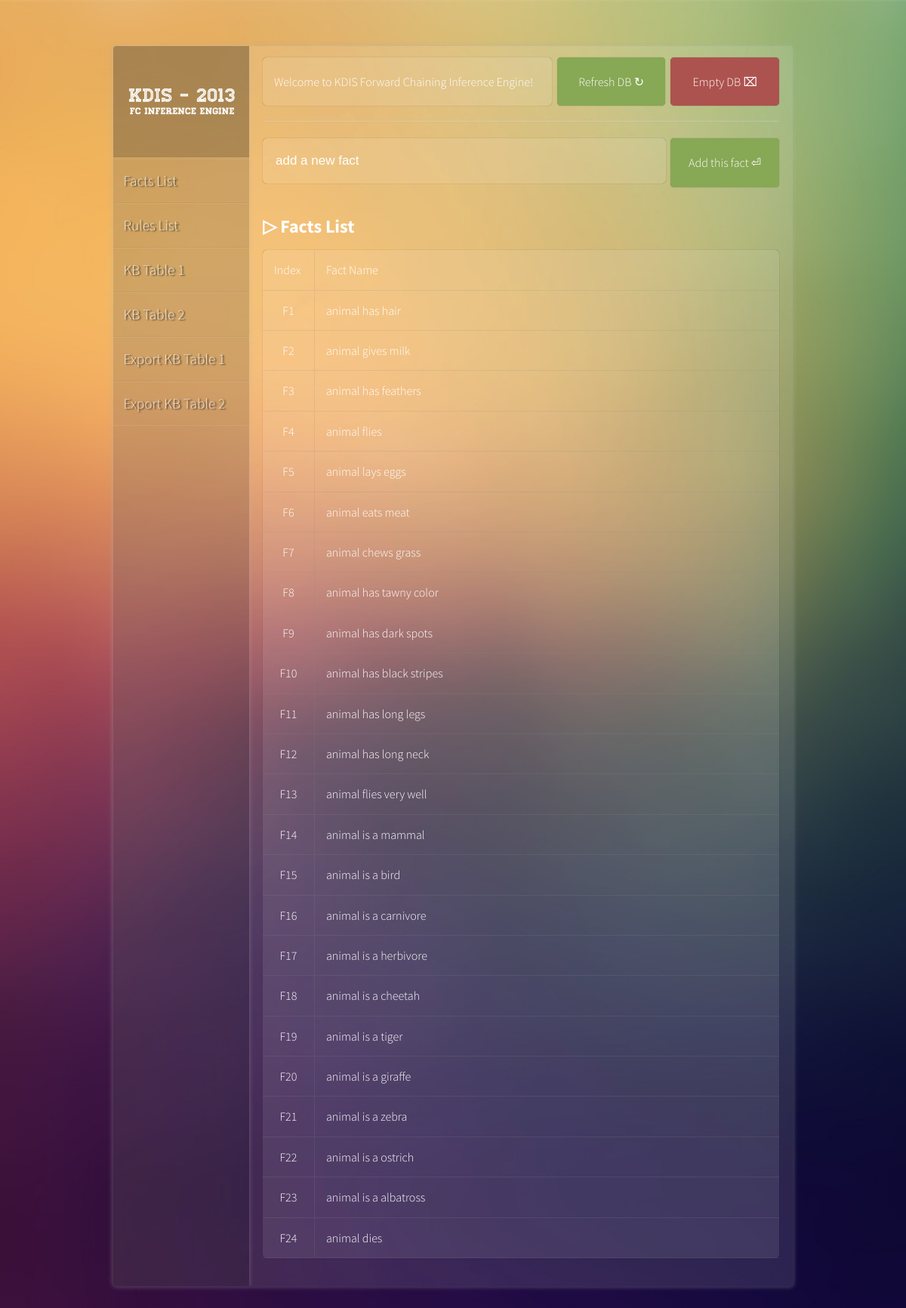
The page / on the database its author committed.
### tables this page shows
CREATE TABLE IF NOT EXISTS `tbl_facts` (
  `id` int(5) NOT NULL AUTO_INCREMENT,
  `fact_index` varchar(5) NOT NULL,
  `fact` varchar(150) NOT NULL,
  PRIMARY KEY (`id`)
);

### index.php (the view, shortened to what this page needs)
<?php include_once('header.inc.php'); ?>
  </head>
  <body>
<section id="wrap">
	<?php include_once('aside.inc.php'); ?>
	<section id="main">
		<div class="container">
			<div class="card" style="width:56%;cursor:default;">
				<p>Welcome to KDIS Forward Chaining Inference Engine!</p>
			</div>
			<form method="post" action="refresh_db.php">
				<div class="card green button submit" style="width:21%;margin-left:1%;">
					<p>Refresh DB &#8635;</p>
				</div>
			</form>
			<form method="post" action="empty_db.php">
				<div class="card red button empty-db submit" style="width:21%;margin-left:1%;">
					<p>Empty DB &#8999;</p>
				</div>
			</form>
		</div>
		<div class="clear"></div>
		<div class="container">
			<form method="post" action="facts.exec.php">
				<div class="card" style="width:78%;">
					<input type="text" style="text-transform:lowercase;" required="required" name="new_fact" placeholder="Add a new fact"/>
				</div>
				<div class="card green button submit" style="width:21%;margin-left:1%;">
					<p>Add this fact &#9166;</p>
				</div>
			</form>
		</div>
		<div class="container">
			<h2 style="color:#ffffff;margin-bottom:0px;">&#9655; Facts List</h2>
			<div class="card" style="width:100%;padding:0;">
				<table>
					<tbody>
					<?php
						$query = "SELECT fact_index, fact FROM tbl_facts";
						$result = mysqli_query($con, $query);
						if(!$result)
							 die("Table not found");
						else{
							if($result->num_rows > 0){
					?>
						<tr>
							<td width="10%">Index</td>
							<td width="90%" class="no-border">Fact Name</td>
						</tr>
					<?php
								while($row = mysqli_fetch_array($result))
								{
								  echo "<tr>
											<td style=\"text-align:center;\">".$row['fact_index']."</td>
											<td class=\"no-border\">".$row['fact']."</td>
										</tr>";
								}
							}
							else
								echo "<tr><td width=\"100%\">No Facts in the database</td></tr>";
						}
					?>
					</tbody>
				</table>
			</div>
		</div>
	<?php include_once('footer.inc.php'); ?>

### header.inc.php (shortened to what this page needs)
<!DOCTYPE html>
 <html class="no-js">
    <head>
        <link rel="stylesheet" href="css/normalize.css">
        <link rel="stylesheet" href="css/main.css">

### aside.inc.php
<aside>
	<div class="logo"><img src="img/logo.png"/></div>
	<a href="index.php">Facts List</a>
	<a href="rules.php">Rules List</a>
	<a href="kb_table1.php">KB Table 1</a>
	<a href="kb_table2.php">KB Table 2</a>
	<a href="export_kb_table_1.php">Export KB Table 1</a>
	<a href="export_kb_table_2.php" style="border-bottom:1px solid rgba(255, 255, 255, 0.09);">Export KB Table 2</a>
</aside>

### footer.inc.php (shortened to what this page needs)
</section>
		</section>
    </body>
</html>

### css/main.css (style rules this page uses)
html, button, input, select, textarea { color: #222; }
html { font-size: 1em; line-height: 1.4; }
audio, canvas, img, video { vertical-align: middle; }
a { text-decoration:none; }
button, input { outline:none; border:none; }
html { min-height: 100%; height: 100%; }
body { height:100%; font-family: 'Source Sans Pro', sans-serif; font-weight:300; background: url(../img/bg-0.jpg) no-repeat center center fixed; -webkit-background-size: cover; -moz-background-size: cover; -o-background-size: cover; background-size: cover; }
#wrap { width:75%; min-width:900px; margin:5% auto 5% auto; min-height:100%; background:rgba(255,255,255,0.115); border:1px solid rgba(80, 80, 80, 0.08); border-radius: 5px; box-shadow: 0px 0px 6px rgba(178, 178, 178, 0.40); overflow:hidden; }
aside { width:20%; min-height:100%; float:left; background:rgba(0, 0, 0, 0.15); overflow:hidden; box-shadow: 0px 0px 6px rgba(178, 178, 178, 0.40); }
aside > a { width:85%; text-align:left; padding:15px 7.5% 15px 7.5%; font-size:1.2em; float:left; display:block; border-top:1px solid rgba(255, 255, 255, 0.09); border-bottom:1px solid rgba(80, 80, 80, 0.08); color:rgba(255, 255, 255, 0.75); text-shadow:2px 1px 2px rgba(0, 0, 0, 0.74); }
aside .logo { width:100%; float:left; display:block; text-align:center; padding:50px 0px 50px 0px; border-bottom:1px solid rgba(80, 80, 80, 0.08); background:rgba(0, 0, 0, 0.15); margin-bottom:2px; }
aside .logo img { margin-left:auto; margin-right:auto; width:90%; height:auto; }
section#main { width:80%; min-height:100%; float:left; overflow:hidden; }
section#main .container { width:95%; margin-left:2.5%; margin-right:2.5%; display:block; height:auto; float:left; }
.clear { width:95%; margin-left:2.5%; margin-right:2.5%; display:block; height:auto; float:left; border-top:1px solid rgba(213, 213, 213, 0.39); border-bottom:1px solid rgba(182, 182, 182, 0.06); height:1px; margin-top:5px; margin-bottom:5px; }
section#main .card { float:left; display:block; background-color:rgba(255, 255, 255, 0.09); color:#ffffff; padding: 5px 0px 5px 0px; margin:15px 0px 15px 0px; border-radius:5px; box-shadow: 0px 0px 1px rgba(0, 0, 0, 0.5); }
.card p { padding:0px 15px 0px 15px; }
.card input[type="text"] { margin:14px 15px 14px 15px; outline:none; border:none; font-size:17px; background:transparent; color:#ffffff; width:94.5%; overflow:hidden; }
.button { cursor:pointer; text-align:center; }
.green { background-color:rgb(135, 168, 85) !important; color:#ffffff !important; }
.red { background-color:rgb(173, 83, 79) !important; color:#ffffff !important; }
table { width:100%; }
tr { border-bottom: 1px solid rgba(141, 141, 141, 0.19); transition: all 0.3s; -moz-transition: all 0.3s; -webkit-transition: all 0.3s; -o-transition: all 0.3s; cursor:default; }
td { border-right: 1px solid rgba(141, 141, 141, 0.19); padding:15px; }
.no-border { border:none; }

### rows shown on the page
tbl_facts: fact_index "F1", fact "animal has hair"
tbl_facts: fact_index "F2", fact "animal gives milk"
tbl_facts: fact_index "F3", fact "animal has feathers"
tbl_facts: fact_index "F4", fact "animal flies"
tbl_facts: fact_index "F5", fact "animal lays eggs"
tbl_facts: fact_index "F6", fact "animal eats meat"
tbl_facts: fact_index "F7", fact "animal chews grass"
tbl_facts: fact_index "F8", fact "animal has tawny color"
tbl_facts: fact_index "F9", fact "animal has dark spots"
tbl_facts: fact_index "F10", fact "animal has black stripes"
tbl_facts: fact_index "F11", fact "animal has long legs"
tbl_facts: fact_index "F12", fact "animal has long neck"
tbl_facts: fact_index "F13", fact "animal flies very well"
tbl_facts: fact_index "F14", fact "animal is a mammal"
tbl_facts: fact_index "F15", fact "animal is a bird"
tbl_facts: fact_index "F16", fact "animal is a carnivore"
tbl_facts: fact_index "F17", fact "animal is a herbivore"
tbl_facts: fact_index "F18", fact "animal is a cheetah"
tbl_facts: fact_index "F19", fact "animal is a tiger"
tbl_facts: fact_index "F20", fact "animal is a giraffe"
tbl_facts: fact_index "F21", fact "animal is a zebra"
tbl_facts: fact_index "F22", fact "animal is a ostrich"
tbl_facts: fact_index "F23", fact "animal is a albatross"
tbl_facts: fact_index "F24", fact "animal dies"
